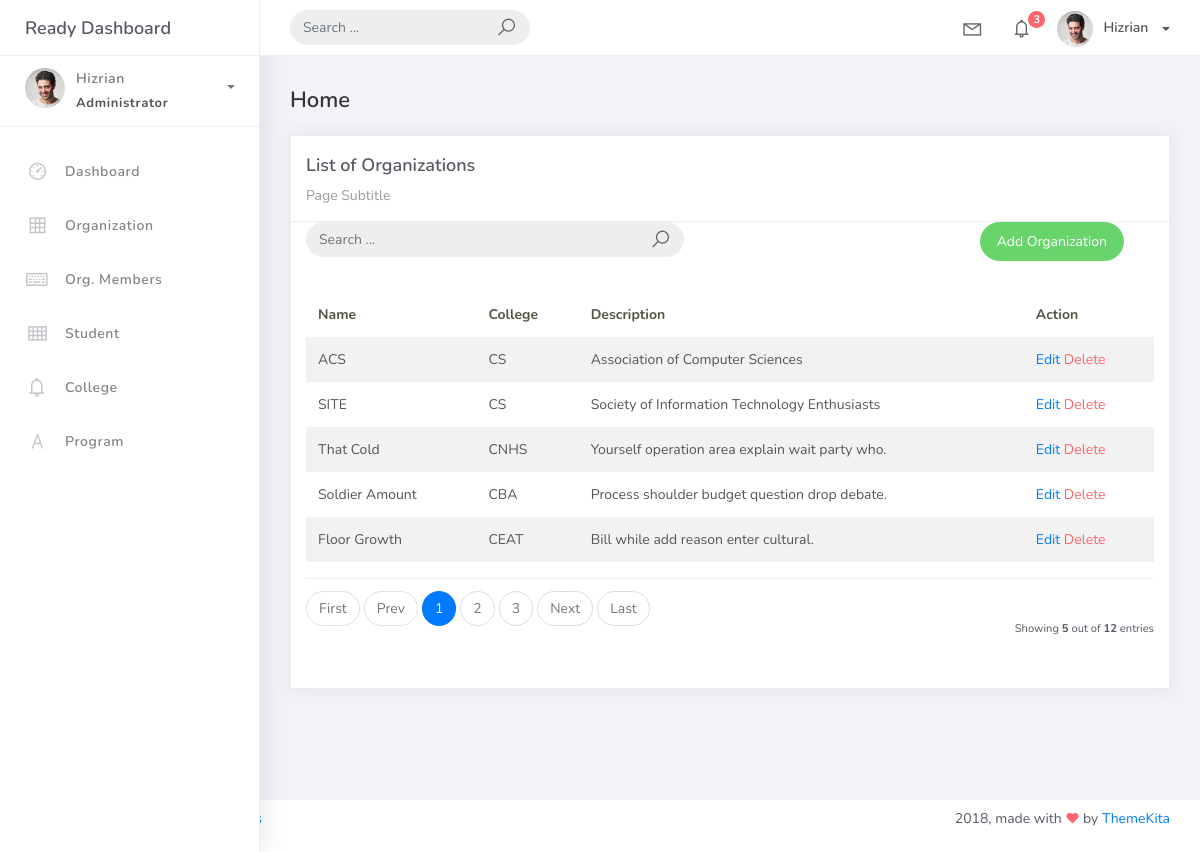
Screenshot of /organization_list with the database file from the repository.
### studentorg/models.py (models this page shows, shortened)
class BaseModel(models.Model):
    created_at = models.DateTimeField(auto_now_add=True, db_index=True)
    updated_at = models.DateTimeField(auto_now=True)
    class Meta:
        abstract = True

class Organization(BaseModel):
    name = models.CharField(max_length=250)
    college = models.ForeignKey(College, null=True, blank=True, on_delete=models.CASCADE)
    description = models.CharField(max_length=500)

class College(BaseModel):
    college_name = models.CharField(max_length=150)
    def __str__(self):
        return self.college_name

### studentorg/views.py (the view)
# urls.py: path('organization_list', OrganizationList.as_view(), name='organization-list'),
class OrganizationList(ListView):
    model = Organization
    context_object_name = 'organization'
    template_name = 'org_list.html'
    paginate_by = 5
    def get_queryset(self, *args, **kwargs):
        qs = super(OrganizationList, self).get_queryset(*args, **kwargs)
        if self.request.GET.get("q") is not None:
            query = self.request.GET.get('q')
            qs = qs.filter(Q(name__icontains=query) | Q(description__icontains=query))
        return qs

### templates/org_list.html
{% extends 'base.html' %}
{% load static %}
{% block content %}
<div class="content">
    <div class="container-fluid">
        <h4 class="page-title">Home</h4>
        <div class="row">
            <div class="col-md-12">
                <div class="card">
                    <div class="card-header">
                        <div class="card-title">List of Organizations</div>
                        <div class="card-category">Page Subtitle</div>
                    </div>
                    <div class="col-md-12 row">
                        <div class="col-md-6">
                            <form class="navbar-left navbar-form nav-search mr-md-3" action="{% url 'organization-list' %}">
                                <div class="input-group">
                                    <input type="text" placeholder="Search ..." class="form-control" name="q" />
                                    <div class="input-group-append">
                                        <span class="input-group-text">
                                            <i class="la la-search search-icon"></i>
                                        </span>
                                    </div>
                                </div>
                            </form>
                        </div>
                        <div class="col-md-6">
                            <div class="pull-right">
                                <a href="{% url 'organization-add' %}" class="btn btn-success btn-rounded">Add Organization</a>
                            </div>
                        </div>
                    </div>
                    <div class="card-body">
                        <table class="table table-striped mt-3">
                            <thead>
                                <tr>
                                    <th scope="col">Name</th>
                                    <th scope="col">College</th>
                                    <th scope="col">Description</th>
                                    <th scope="col">Action</th>
                                </tr>
                            </thead>
                            <tbody>
                                {% for object in object_list %}
                                <tr>
                                    <td>{{ object.name }}</td>
                                    <td>{{ object.college }}</td>
                                    <td>{{ object.description }}</td>
                                    <td>
                                        <a href="organization_list/{{ object.id }}">Edit</a>
                                        <a href="organization_list/{{ object.id }}/delete" class="text-danger">Delete</a>
                                    </td>
</tr>
{% empty %}
<tr>
    <td colspan="4" style="text-align: center">
        <p class="text-sm font-weight-bold mb-0">No Records Found</p>
    </td>
     </tr>
                                {% endfor %}
                            </tbody>
                        </table>
                        {% include 'includes/pagination.html' %}
                    </div>
                </div>
            </div>
        </div>
    </div>
</div>
{% endblock %}

### rows the page displays
Organization: name "ACS", college "CS", description "Association of Computer Sciences"
Organization: name "SITE", college "CS", description "Society of Information Technology Enthusiasts"
Organization: name "That Cold", college "CNHS", description "Yourself operation area explain wait party who."
Organization: name "Soldier Amount", college "CBA", description "Process shoulder budget question drop debate."
Organization: name "Floor Growth", college "CEAT", description "Bill while add reason enter cultural."

### other values shown
{{ page_num }} "1"
{{ page_num }} "2" "3"
{{ object_list.count }} "5"
{{ paginator.count }} "12"
